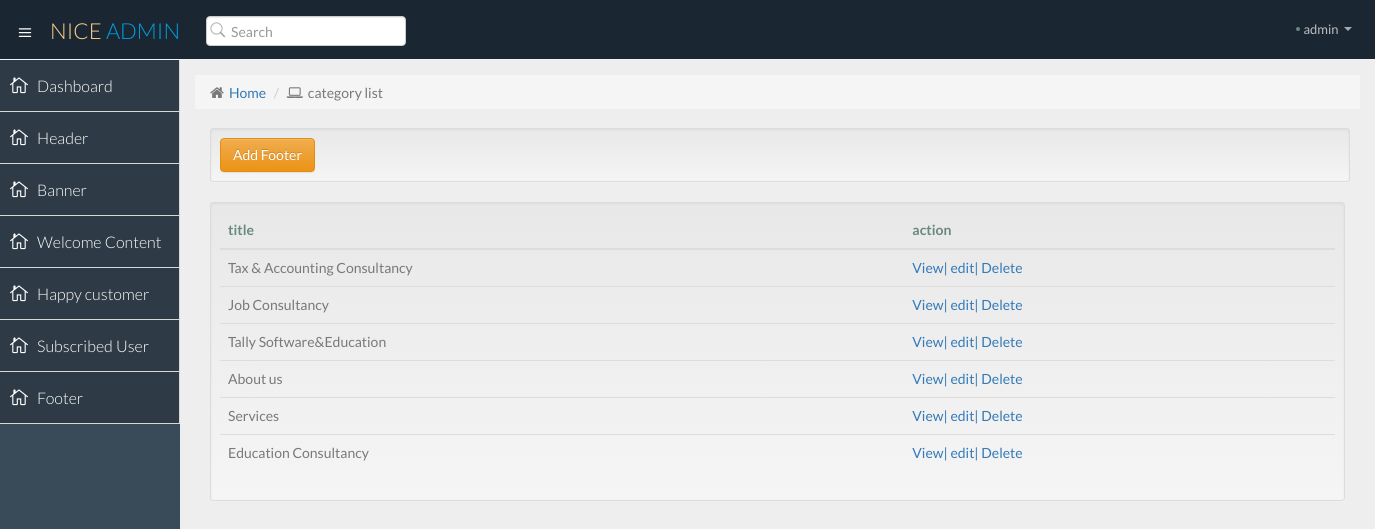
The page /admin/updatefooter.php on the database its author committed.
### tables this page shows
CREATE TABLE `pages` (
  `id` int(255) NOT NULL,
  `title` varchar(255) NOT NULL,
  `parent` varchar(255) NOT NULL,
  `content` text NOT NULL,
  `image` text NOT NULL,
  `slug` varchar(255) NOT NULL,
  `created_date` datetime DEFAULT NULL,
  `updated_date` datetime DEFAULT NULL
);

### admin/updatefooter.php (the view, shortened to what this page needs)
<?php include("include/header.php");?>
<?php include("include/sidemenu.php");?>
<section id="main-content">
          <section class="wrapper">
			  <div class="row">
				<div class="col-lg-12">
					<ol class="breadcrumb">
						<li><i class="fa fa-home"></i><a href="dashboard.php">Home</a></li>
						<li><i class="fa fa-laptop"></i>category list</li>
					</ol>
				</div>
			</div>
			<div class="container">
    <div class="well well-sm">
        <a href="adm_footer.php" class="btn btn-warning">Add Footer</a>
    </div>
</div>
<div class="col-md-12">
<div class="well well-sm">
  	<table class="table" id="myTable">
    <thead class="tblhead">
	<tr>
<th>title</th>
<th>action</th>
 </tr>
</thead>
<tbody>
<?php
$query="select * from pages";
$run=mysql_query($query);
while($row=mysql_fetch_array($run))
{
	$title =$row['title'];
	?>
	<tr>
	<td><?php echo $title;?></td>
	<td><a href="footer_view.php?id=<?php echo $row['id'];?>">View|</a> <a href="footer_edit.php?id=<?php echo $row['id'];?>">edit|</a> <a href="footer_delete.php?id=<?php echo $row['id'];?>">Delete</a></td>
	</tr>
<?php }?>
</tbody>
</table>
</div>
</div>
          </section>
      </section>

### admin/css/style.css (style rules this page uses)
body { color: #797979; background: #eeeeee; font-family: 'Lato', sans-serif; padding: 0px !important; margin: 0px !important; font-size:14px !important; }
a, a:hover, a:focus { text-decoration: none; outline: none; outline: 0; }
table tr th { color: #688a7e; }
#main-content { margin-left: 180px; }
.wrapper { display: inline-block; margin-top: 60px; padding: 15px; width: 100%; }
.breadcrumb { -webkit-border-radius: 0px; -moz-border-radius: 0px; border-radius: 0px; height: 34px; position: relative; margin: 0 0 19px 0; overflow: hidden; }
.breadcrumb li { position: relative; margin-right: 0; }
.breadcrumb li i { Font-size: 15px; margin-right: 5px; }

### rows shown on the page
pages: title "Tax & Accounting Consultancy"
pages: title "Job Consultancy"
pages: title "Tally Software&Education"
pages: title "About us"
pages: title "Services"
pages: title "Education Consultancy"
